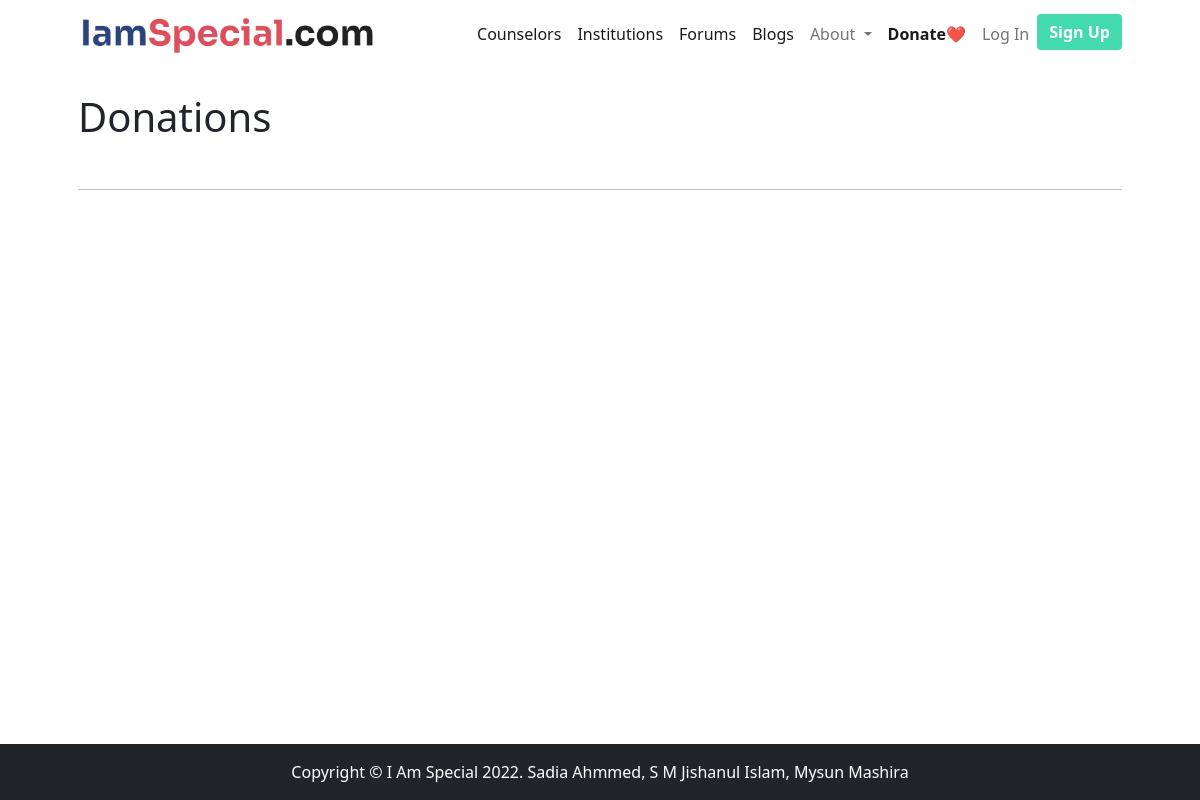
Page /donate.php on the earlier database version.
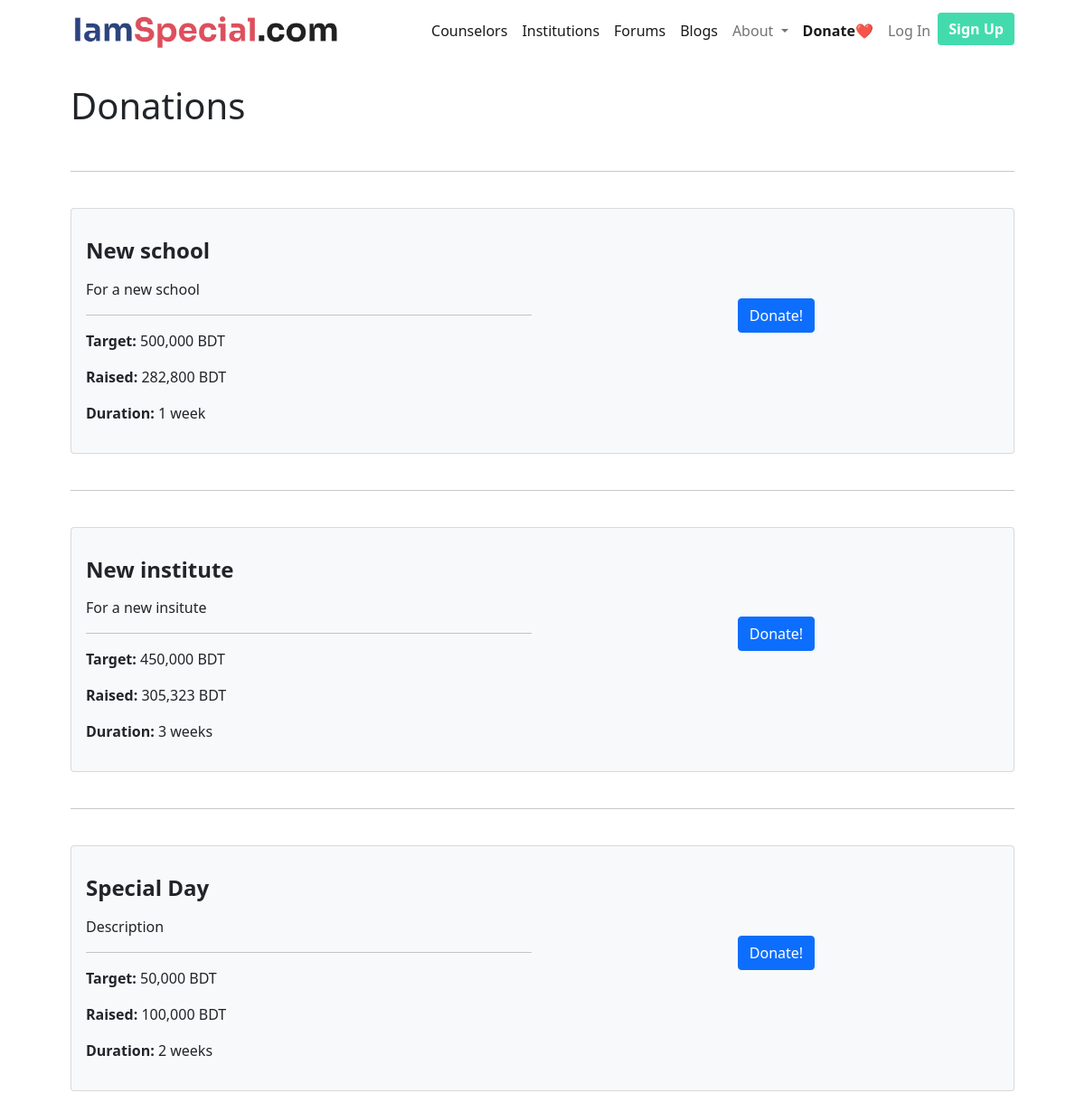
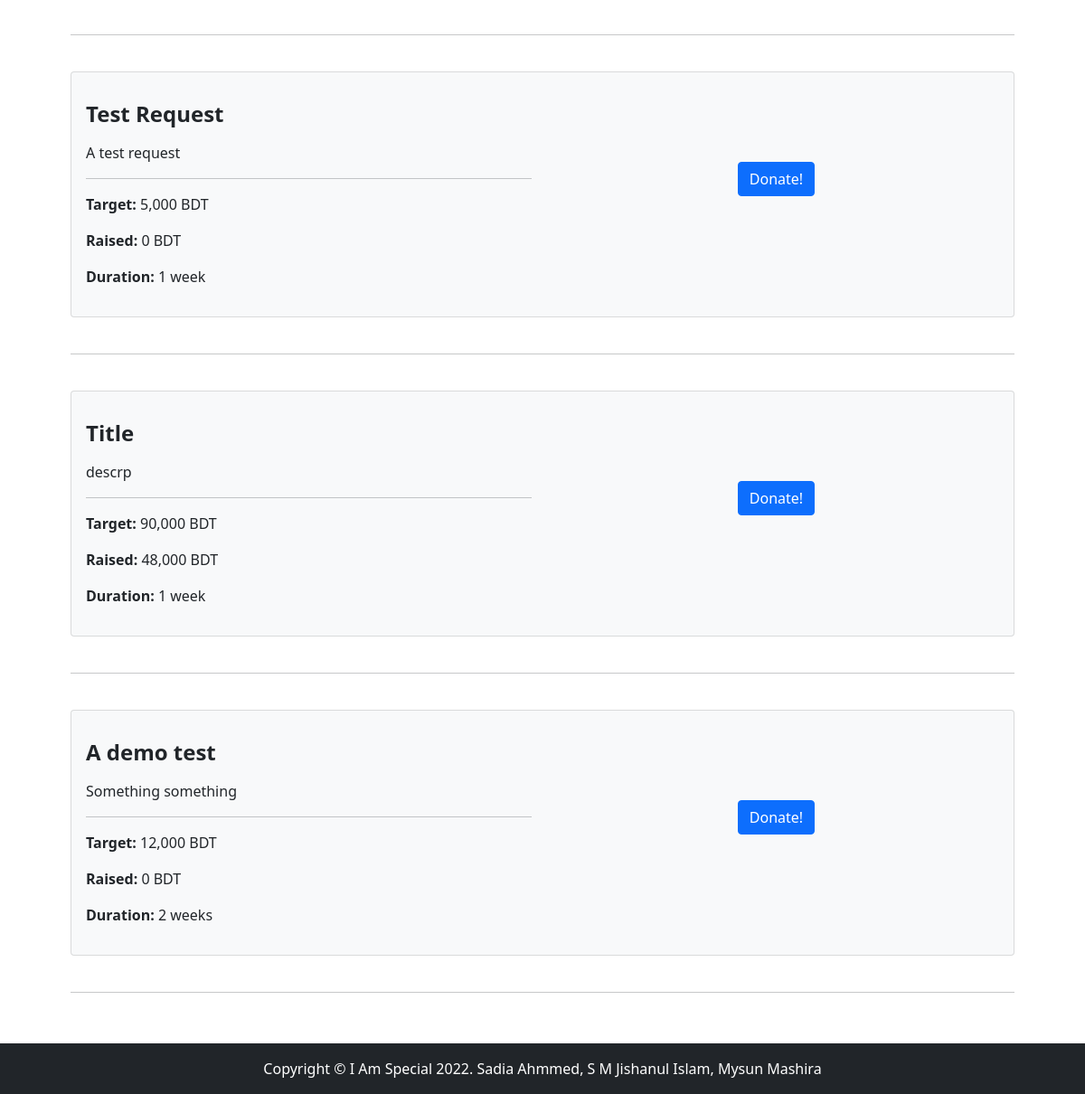
Same page on the later database version (2 pictures, top to bottom).
### tables this page shows
CREATE TABLE `fundraisers` (
  `id` int(11) NOT NULL,
  `title` varchar(255) NOT NULL,
  `description` varchar(255) NOT NULL,
  `total_target` int(11) NOT NULL,
  `duration` varchar(255) NOT NULL,
  `requested_by` int(11) DEFAULT NULL,
  `approved` enum('T','F') NOT NULL DEFAULT 'F',
  `complete` enum('T','F') NOT NULL DEFAULT 'F'
);

### includes/functions.php (called while the page is built, shortened)
<?php
include_once "db.php";
function getDonations()
{
    global $connection;
    $sql = "SELECT * FROM fundraisers WHERE approved='T'";
    $res = mysqli_query($connection, $sql) or die("Failed");
    return $res;
}
function getSumOfDonations($id)
{
    global $connection;
    $sql = "SELECT SUM(amount) total FROM orders WHERE fundraiser_id='$id'";
    $res = mysqli_query($connection, $sql) or die("Failed");
    if ($res) {
        return mysqli_fetch_assoc($res)["total"];
    }
}

### donate.php (the view, shortened to what this page needs)
<?php include "includes/components/header.php" ?>
<?php include "includes/components/navbar.php" ?>
<section class="pt-4">
    <div class="container px-lg-5">
        <h1>Donations</h1>
        <br>
        <hr>
        <br>
        <?php
        $fundraisers = getDonations();
        while ($row = mysqli_fetch_assoc($fundraisers)) {
            echo "
            <div class='card bg-light'>
                <div class='card-body'>
                    <div class='row'>
                        <div class='col-xl-6 col-md-4'>
                            <p><h4><strong>{$row['title']}</strong></h4></p>
                            <p>{$row['description']}</p>
                            <hr>
                            <p><strong>Target: </strong>" . number_format($row['total_target']) . " BDT</p>
                            <p><strong>Raised: </strong>" . number_format(getSumOfDonations($row['id'])) . " BDT</p>
                            <p><strong>Duration:</strong> {$row['duration']}</p>
                        </div>
                        <div style='text-align: center; align-items: center; justify-content: center; line-height: 200px; height: 200px;' class='col-xl-6 col-md-4'>
                            <a class='btn btn-primary' href='payment/example_hosted.php?title={$row['title']}&fund_id={$row['id']}'>Donate!</a>
                        </div>
                    </div>
                </div>
            </div>
            <br>
            <hr>
            <br>
            ";
        }
        ?>
    </div>
</section>
<?php include "includes/components/footer.php" ?>

Differences in the rows shown:
now on this page (row edited): fundraisers: title "New school", description "For a new school", total_target "500,000", id "282,800", duration "1 week"
now on this page (row edited): fundraisers: title "New institute", description "For a new insitute", total_target "450,000", id "305,323", duration "3 weeks"
now on this page (row edited): fundraisers: title "Special Day", description "Description", total_target "50,000", id "100,000", duration "2 weeks"
added fundraisers: title "Test Request", description "A test request", total_target "5,000", id "0", duration "1 week"
added fundraisers: title "Title", description "descrp", total_target "90,000", id "48,000", duration "1 week"
added fundraisers: title "A demo test", description "Something something", total_target "12,000", id "0", duration "2 weeks"
